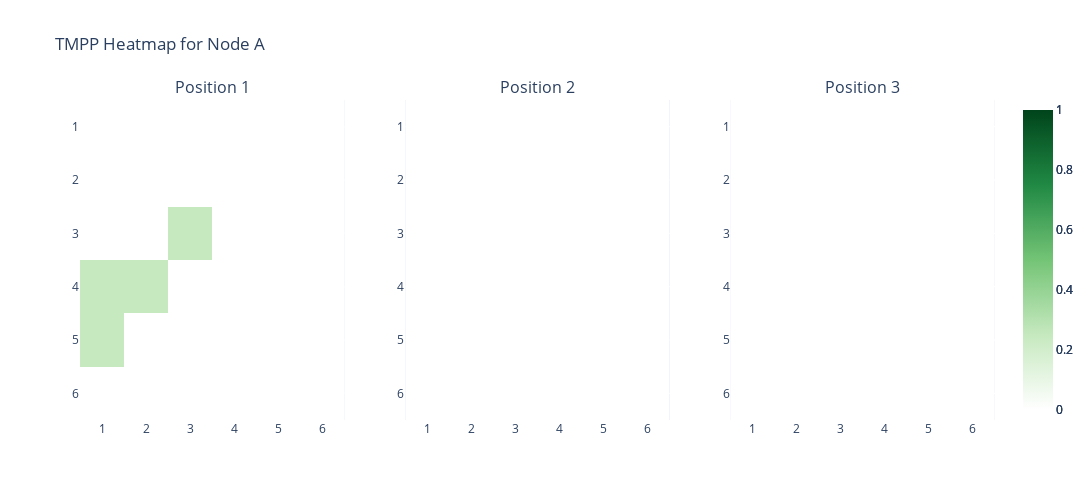

Source (notebook cell):
### Code cell
# heatmap for node A

fig = create_centroid_heatmaps([list(count_table0['A'])])
fig.update_layout(title=f'TMPP Heatmap for Node A')
fig.show()

### Figure 1 — Plotly figure (JSON) as saved in the notebook; plotly's stock layout.template omitted (floating-point values rounded to 4 significant figures)
{"data": [{"colorscale": [[0, "rgb(256,256,256)"], [0.25, "rgb(198,233,191)"], [0.5, "rgb(116,196,118)"], [0.75, "rgb(32,137,68)"], [1, "rgb(0,68,27)"]], "type": "heatmap", "x": [1, 2, 3, 4, 5, 6], "xaxis": "x", "y": [6, 5, 4, 3, 2, 1], "yaxis": "y", "z": [[0, 0, 0, 0, 0, 0], [0.25, 0, 0, 0, 0, 0], [0.25, 0.25, 0, 0, 0, 0], [0, 0, 0.25, 0, 0, 0], [0, 0, 0, 0, 0, 0], [0, 0, 0, 0, 0, 0]], "zmax": 1, "zmid": 0.5, "zmin": 0}, {"colorscale": [[0, "rgb(256,256,256)"], [0.25, "rgb(198,233,191)"], [0.5, "rgb(116,196,118)"], [0.75, "rgb(32,137,68)"], [1, "rgb(0,68,27)"]], "type": "heatmap", "x": [1, 2, 3, 4, 5, 6], "xaxis": "x2", "y": [6, 5, 4, 3, 2, 1], "yaxis": "y2", "z": [[0, 0, 0, 0, 0, 0], [0, 0, 0, 0, 0, 0], [0, 0, 0, 0, 0, 0], [0, 0, 0, 0, 0, 0], [0, 0, 0, 0, 0, 0], [0, 0, 0, 0, 0, 0]], "zmax": 1, "zmid": 0.5, "zmin": 0}, {"colorscale": [[0, "rgb(256,256,256)"], [0.25, "rgb(198,233,191)"], [0.5, "rgb(116,196,118)"], [0.75, "rgb(32,137,68)"], [1, "rgb(0,68,27)"]], "type": "heatmap", "x": [1, 2, 3, 4, 5, 6], "xaxis": "x3", "y": [6, 5, 4, 3, 2, 1], "yaxis": "y3", "z": [[0, 0, 0, 0, 0, 0], [0, 0, 0, 0, 0, 0], [0, 0, 0, 0, 0, 0], [0, 0, 0, 0, 0, 0], [0, 0, 0, 0, 0, 0], [0, 0, 0, 0, 0, 0]], "zmax": 1, "zmid": 0.5, "zmin": 0}], "layout": {"annotations": [{"font": {"size": 16}, "showarrow": false, "text": "Position 1", "x": 0.1444, "xanchor": "center", "xref": "paper", "y": 1, "yanchor": "bottom", "yref": "paper"}, {"font": {"size": 16}, "showarrow": false, "text": "Position 2", "x": 0.5, "xanchor": "center", "xref": "paper", "y": 1, "yanchor": "bottom", "yref": "paper"}, {"font": {"size": 16}, "showarrow": false, "text": "Position 3", "x": 0.8556, "xanchor": "center", "xref": "paper", "y": 1, "yanchor": "bottom", "yref": "paper"}], "height": 500, "title": {"text": "TMPP Heatmap for Node A"}, "width": 1300, "xaxis": {"anchor": "y", "domain": [0, 0.2889], "tickvals": [1, 2, 3, 4, 5, 6]}, "xaxis2": {"anchor": "y2", "domain": [0.3556, 0.6444], "tickvals": [1, 2, 3, 4, 5, 6]}, "xaxis3": {"anchor": "y3", "domain": [0.7111, 1], "tickvals": [1, 2, 3, 4, 5, 6]}, "yaxis": {"anchor": "x", "autorange": "reversed", "domain": [0, 1]}, "yaxis2": {"anchor": "x2", "autorange": "reversed", "domain": [0, 1]}, "yaxis3": {"anchor": "x3", "autorange": "reversed", "domain": [0, 1]}}}
